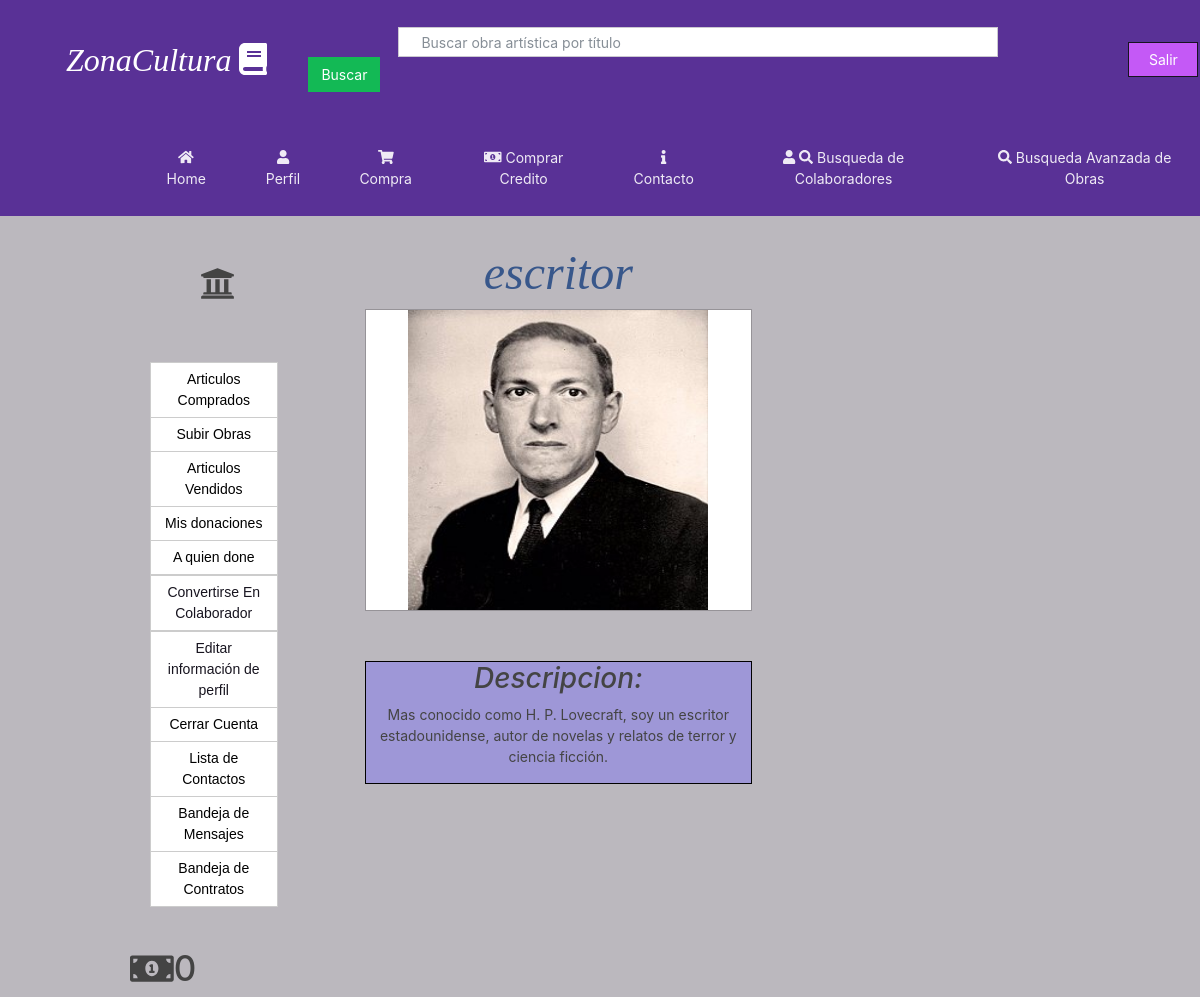
Page /Perfil (signed in) on the earlier database version.
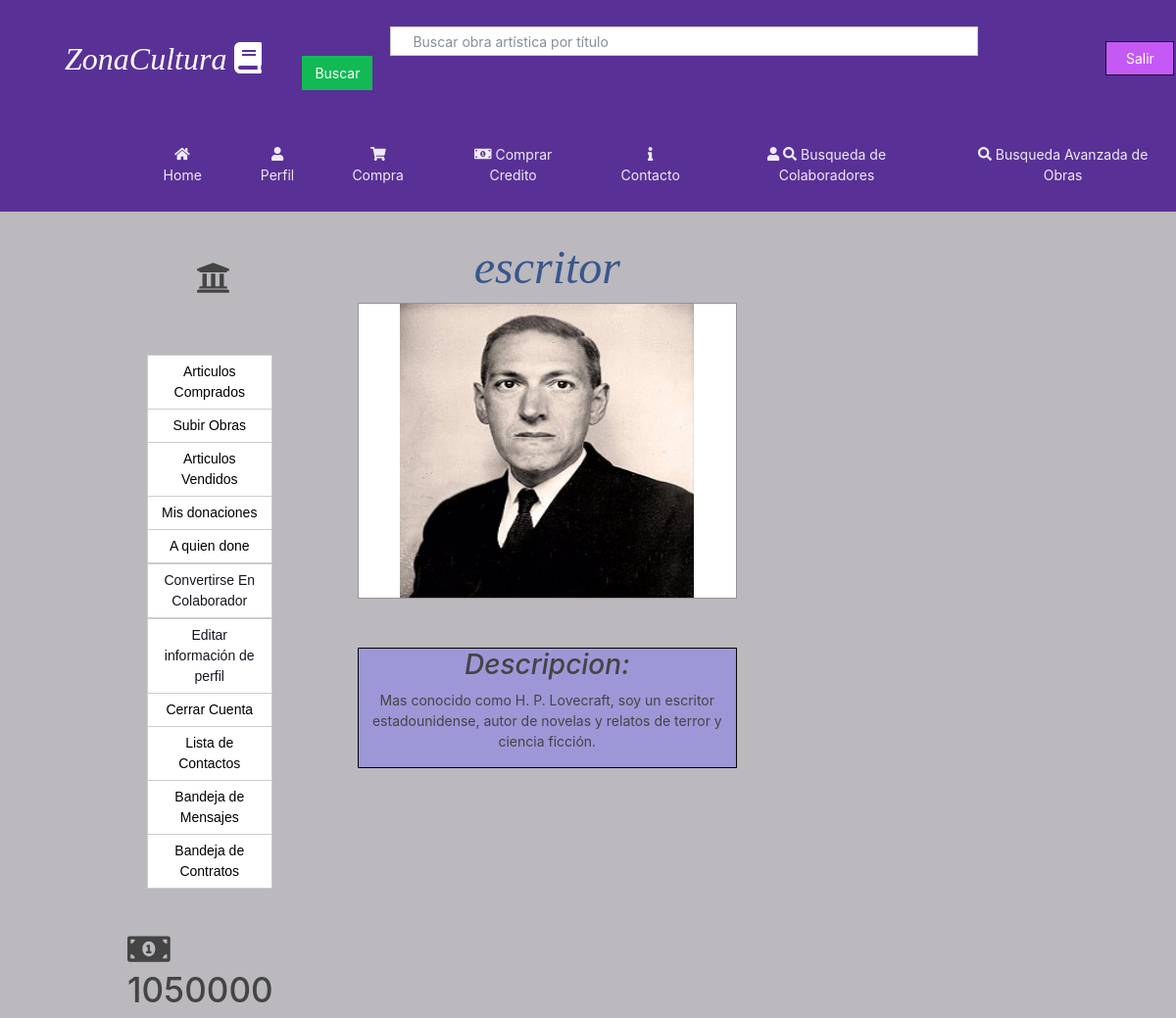
Same page on the later database version.
### homePage/models.py (models this page shows, shortened)
class infousuario(models.Model):
	cuantaCerrada=models.BooleanField(default=False)
	tieneCuentaActivada=models.BooleanField(default=True)
	balance= models.IntegerField(default=0,validators=[MinValueValidator(50)])
	user= models.OneToOneField (User,on_delete=models.CASCADE)
	descripcion=models.TextField(max_length=130, default="",blank=True, null=True)
	aficiones= models.ForeignKey(competencias,on_delete=models.CASCADE,null=True)
	es_CreadorDeContenido= models.BooleanField(default=False)
	profile_img=models.ImageField(upload_to='images/profile/',default='images/profile/perfilb.jpg',null=False,blank=False)
	es_Colaborador= models.BooleanField(default=False)
	numeroTelefono=models.PositiveIntegerField(blank=True, null=True, validators=[MinValueValidator(1000000),MaxValueValidator(9999999999)])

### homePage/views.py (the view)
# urls.py: url(r'^Perfil$',views.perfil_view,name='perfil'),
@login_required(login_url='/')
def perfil_view(request):
	user=infousuario.objects.get(user=request.user)
	if request.GET.get('Salir'):
		logout(request)
		return redirect('/')
	if request.GET.get('serColaborador'):
		print('entro')
		user.es_Colaborador= True
		user.save()
		return redirect('/Perfil')
	if request.GET.get('editarperfil'):
		return redirect('/EditarUsuario')
	if request.GET.get('NoserColaborador'):
		user.es_Colaborador= False
		user.save()
		return redirect('/Perfil')
	if request.GET.get('Mensajes'):
		return redirect('/Contacto')
	if request.GET.get('Contacto'):
		return redirect('/BandejaEntrada')
	if request.GET.get('cerrarcuenta'):
		return redirect('/CerrarCuenta')
	if request.GET.get('Contratos'):
		return redirect('/BandejaContrato')
	return render(request, 'PerfilPropio.html',{'user':user})

### homePage/templates/PerfilPropio.html (shortened to what this page needs)
{% extends 'plantillaGeneral.html' %}
{% block content %}
<div class="row">
      <div class="col col-3">
         <h1><i class="fas fa-university" id="lll"></i></h1>
          <div class="btn-group-vertical" data-toggle="buttons">
            <button type="button" class="btn btn-secondary"><a href="VistaComprados">Articulos Comprados</a></button>
            {% if user.es_CreadorDeContenido%}
            <button  class="btn btn-secondary"><a href="SubirObra">Subir Obras</a></button>
            <button  class="btn btn-secondary"><a href="VistaCompradores">Articulos Vendidos</a></button>
            <a href="VistaDonantes"><button  class="btn btn-secondary"><a href="VistaDonantes">Mis donaciones</a></button>
            <a href="AquienDone"><button  class="btn btn-secondary"><a href="AquienDone">A quien done</a></button>
            {% endif %}
            <form method = "GET">
            {% if user.es_Colaborador == False%}
                  <button class="btn btn-secondary" type="submit"  value="Convertirse En Colaborador" name='serColaborador'>Convertirse En Colaborador</button>
            {%endif%}
             <button class="btn btn-secondary" type="submit"  value="editarperfil" name='editarperfil'>Editar información de perfil</button>
                        </form>
                <button class="btn btn-secondary" type="submit"  value="cerrarcuenta" name='cerrarcuenta'><a href="/CerrarCuenta">Cerrar Cuenta</a></button>
                <button class="btn btn-secondary" type="submit"  value="Contactos" name='Contacto'><a href="/Contacto">Lista de Contactos</a></button>
                  <button class="btn btn-secondary" type="submit"  value="Bandeja de Mensajes" name='Mensajes'><a href="/BandejaEntrada">Bandeja de Mensajes</a></button>
                                  <button class="btn btn-secondary" type="submit"  value="Bandeja de Contratos" name='Contratos'><a href="/BandejaContrato">Bandeja de Contratos</a></button>
          </div>
          <form class="site-form" method="post">
            <h1 id="Credito"><i class="fas fa-money-bill-alt"></i>{{user.balance}}</h1>
          </form>
      </div>
      <div class="col col-6">
        <div class="modal-dialog text-center">
            <div class="col-sm-10 incio-section">
              <h1><em><font face="Trebuchet MS" size="7" color="38578B">{{user.user}}</font></em></h1>
              <div class="modal-content">
                <div class="col-12 user-img">
                  <img src="{{user.profile_img.url}}" id="imgp" width="300" height="300">
                </div>
              </div>
              <div class="modal-content" id="content2">
                <h2><em>Descripcion:</em></h2>
                <p>{{user.descripcion}}</p>
              </div>
            </div>
      </div>
    </div>
  </div>
{% endblock %}

Differences in the rows shown:
changed infousuario "escritor": balance "0" → "1050000"
